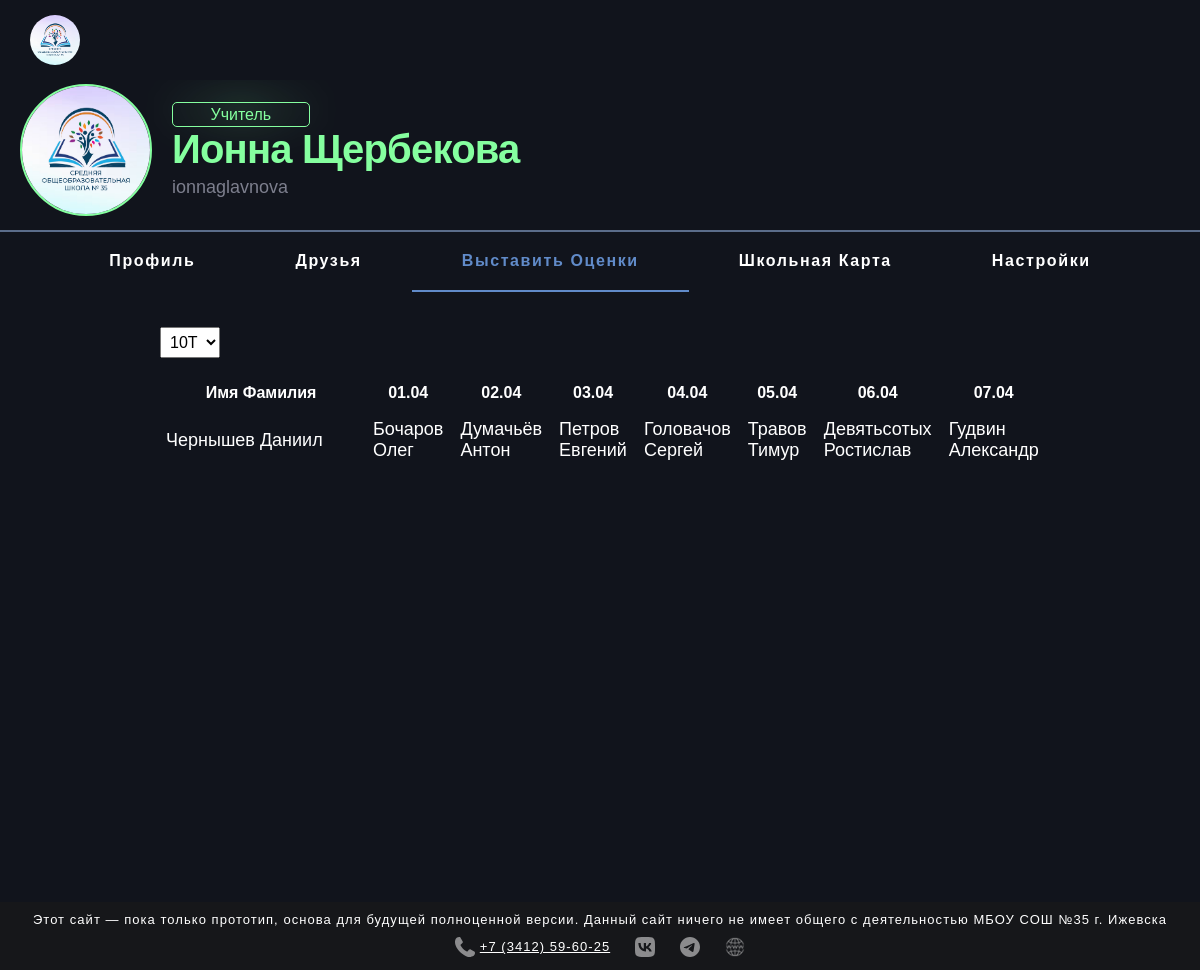
The app's page /profile/ionnaglavnova/add_grades/ (signed in) with its own data.
### accounts/models.py (models this page shows, shortened)
class User(AbstractUser):
    ROLES = (
        ('student', 'Ученик'),
        ('teacher', 'Учитель'),
    )
    role = models.CharField(max_length=10, choices=ROLES, default='student')
    classroom = models.CharField(max_length=10, blank=True, null=True, verbose_name="Класс")
    username = models.CharField(max_length=20, unique=True, blank=False)
    email = models.EmailField(max_length=20, unique=True, blank=False)
    birth_date = models.DateField(null=True, blank=True)
    phone = models.CharField(max_length=15, blank=True)
    cover = models.ImageField(upload_to=rename_file, default="profile_image/default.png", blank=True)
    is_teacher = models.BooleanField(default=False)
    lesson_name = models.CharField(max_length=20, blank=True, null=True, default=None)

### accounts/views.py (the view)
# urls.py: path('<str:username>/add_grades/', views.add_grades, name='add_grades'),
@login_required()
def add_grades(request, username):
    if request.user.is_teacher == 1 and request.user.username == username:
        date = datetime.date.today()
        month = f"{date.month:02d}"
        now = datetime.datetime.now()
        day_in_month = int(str(datetime.date(now.year, 1 if now.month == 12 else now.month + 1, 1) - datetime.timedelta(days=1)).split('-')[-1])
        users = User.objects.all().filter(classroom="10Т")
        classes = {'А': ['1', '2', '3', '4', '5', '6', '7', '8', '9'],
                   'Б': ['1', '2', '3', '4', '5', '6', '7', '8', '9'],
                   'В': ['1', '2', '3', '4', '5', '6', '7', '8', '9'],
                   'Г': ['1', '2', '3', '4', '5', '6', '7', '8', '9', '10', '11'],
                   'Д': ['1', '2', '3', '4', '5', '6', '7', '8', '9'],
                   'К': ['5', '6', '7', '8', '9'],
                   'Т': ['7', '8', '9', '10', '11']}
        return render(request, 'accounts/add-grades.html', {'cover': request.user.cover,
                                                            'classes': classes,
                                                            'users': users,
                                                            'username': request.user.username,
                                                            'n': range(1, day_in_month + 1),
                                                            "n_2": day_in_month,
                                                            "month": month
                                                            })
    else:
        return HttpResponseRedirect('/')

### accounts/templates/accounts/add-grades.html (shortened to what this page needs)
{% load static %}
<!DOCTYPE html>
<html lang="en">
<head>
    <link rel="stylesheet" href="{% static 'css/style2.css' %}">
    <link rel="stylesheet" href="{% static 'css/profile.css' %}">
    <link rel="stylesheet" href="{% static 'css/footer.css'%}">
    <link rel="stylesheet" href="{% static 'css/settings.css' %}">
    <link rel="stylesheet" href="{% static 'css/grades.css' %}">
</head>
<body>
    <header>
        <div class="logo">
            <a href="{% url 'blog_news' %}"><img src="{% static 'media/logo.png' %}" class="logo-image"></a>
        </div>
    </header>
    <main>
        <div class="user_profile">
            <img src="{{ cover.url }}" loading="lazy" class="avatar {% if user.is_superuser %}superuser_user_border{% elif user.is_teacher %} teacher_user_border{% endif %}">
            <div class="names">
                {% if user.is_superuser %}
                <div class="profile_badge">
                    <span style>STAFF</span>
                </div>
                {% elif user.is_teacher %}
                <div class="profile_badge teacher">
                    <span style>Учитель</span>
                </div>
                {% endif %}
                <span style="font-size: 40px; letter-spacing: -0.02em; font-weight:bold; margin-bottom: 5px;" class="{% if user.is_superuser %}superuser_user {% elif user.is_teacher %} teacher_user {% endif %}">{{ user.first_name }} {{ user.last_name }}</span>
                <span style="font-size: 18px; color: #c9cadd96;">{{ user.username }} {% if not user.is_teacher %} {{ user.classroom }} {% endif %}</span>
            </div>
        </div>
        <div class="razdel">
            <nav class="profile_info">
                <div class="profile route"><a href="{% url 'profile' user.username %}">Профиль</a></div>
                <div class="friends route"><a href="{% url 'friends' user.username %}">Друзья</a></div>
                <div class="grades route active"><a href="{% url 'add_grades' user.username %}"><span class="active2">Выставить Оценки</span></a></div>
                <div class="settings route"><a href="{% url 'school_card' user.username %}">Школьная Карта</a></div>
                <div class="settings route"><a href="{% url 'settings' user.username %}">Настройки</a></div>
            </nav>
        </div>
    </main>
    <section style="display: flex; justify-content: center;">
        <div class="grades-div">
            <div class="grades-class">
                <form method="GET" id="grades-class-form">
                    <select class="grades-class-select" id="grades-class-select">
                        {% for letter, numbers in classes.items %}
                            {% for number in numbers %}
                                {% if number == '10' and letter == 'Т' %} <option value="{{ number }}{{ letter }}" selected>{{ number }}{{ letter }}</option>
                                {% else %} <option value="{{ number }}{{ letter }}">{{ number }}{{ letter }}</option>
                                {% endif %}
                            {% endfor %}
                        {% endfor %}
                        </select>
                </form>
            </div>
            <div style="overflow-x: auto;">
                <table class="grades-table">
                    <thead>
                        <tr>
                            <th>Имя Фамилия</th>
                            {% for i in n %}
                            <th name="{{i}}">{% if i < 10 %}0{{i}}{% else %}{{i}}{%endif%}.{{ month }}</th>
                            {% endfor %}
                        </tr>
                    </thead>
                    <tbody id="user-list">
                        <tr>
                        {% for user in users %}
                                <td>{{ user.last_name }} {{ user.first_name }} </td>
                        {% empty %}
                                <td colspan="4">Ученики не найдены.</td>
                        {% endfor %}
                        </tr>
                    </tbody>
                </table>
            </div>
        </div>
    </section>
        <footer style="bottom: -300px;">
            <div class="footer-elements">
                <div class="footer-info-text">Этот сайт — пока только прототип, основа для будущей полноценной версии. Данный сайт ничего не имеет общего с деятельностью МБОУ СОШ №35 г. Ижевска</div>
                <div class="footer-logos">
                    <div class="footer-logo-phone"><a href="tel:73412596025"><img src="{% static 'media/phone.svg' %}">+7 (3412) 59-60-25</a></div>
                    <div class="footer-logo-vk"><a href="https://vk.com/izhevskschool35"><img src="{% static 'media/vk.svg' %}"></a></div>
                    <div class="footer-logo-telegram"><a href="https://t.me/izhevskschool35"><img src="{% static 'media/telegram.svg' %}"></a></div>
                    <div class="footer-logo-web"><a href="shkola35izhevsk-r18.gosweb.gosuslugi.ru"><img src="{% static 'media/web.png' %}"></a></div>
                </div>
            </div>
        </footer>
</body>
</html>

### accounts/static/css/style2.css (style rules this page uses)
body { background-color: #11141c; color: white; font-family: Arial, Helvetica, sans-serif; transition: all .3s ease; }
header { background: #11141c; position: fixed; display: flex; justify-content: space-between; top: 0; right: 0; left: 0; height: 50px; padding: 15px 30px; transition: all 0.2s ease; z-index: 10; }
main { display: block; height: 100%; overflow-x: hidden; overflow-y: auto; padding-top: 70px; transition: all 0.2s ease; }
a { color: #FFF; text-decoration: none; z-index: 1000; }
.logo { border-radius: 50%; display: flex; overflow: hidden; }
.logo-image { width: 50px; height: 50px; }
.avatar { width: 128px; height: 128px; border-radius: 50%; margin: 14px 20px; }
.razdel { border-top: 2px #5b6d8a solid; }
.user_profile { display: flex; position: relative; align-items: center; }
.names { display: flex; flex-direction: column; }
.profile_badge { display: flex; position: relative; align-items: center; height: 23px; width: 35%; padding: 0 7px; border: 1px #fda0a0 solid; color: #fda0a0; border-radius: 5px; justify-content: center; filter: drop-shadow(0 -5px 20px rgba(253, 160, 160, 1)); }
.teacher_user { color: #85ff9f; }
.teacher_user_border { border: 2px #85ff9f solid; }
.teacher { color: #85ff9f; border: 1px rgb(133, 255, 159) solid; filter: drop-shadow(0 -5px 20px rgba(133, 255, 159)); }
.profile_info { display: flex; justify-content: center; font-weight: 700; text-decoration: none; letter-spacing: 0.1em; }
.profile { width: auto; padding: 20px 50px; }
.grades { width: auto; padding: 20px 50px; }
.friends { width: auto; padding: 20px 50px; }
.settings { width: auto; padding: 20px 50px; }
.active { animation: 1s show ease; animation-fill-mode: forwards; }
.active2 { animation: 1s show2 ease; animation-fill-mode: forwards; color: rgba(97, 139, 201, 1) }

### static/css/footer.css (style rules this page uses)
body { margin: 0; min-height: 100vh; }
footer { display: flex; position: relative; width: 100%; bottom: 0px; font-size: 13px; letter-spacing: 0.08em; background-color: rgba(26, 26, 26, 0.692); justify-content: center; z-index: 5; }
.footer-elements { display: flex; flex-direction: column; justify-content: space-between; align-items: center; padding: 10px 10px; }
.footer-logos { display: flex; flex-direction: row; gap: 25px; margin-top: 10px ; }
.footer-logos>div>a>img { width: 20px; opacity: 0.5; transition: .6s ease; }
.footer-logos>div>a { text-decoration: underline; }
.footer-logo-phone a { display: flex; gap: 5px; align-items: center; }
.logo { border-radius: 50%; height: 50px; display: flex; overflow: hidden; transition: all .2s ease; }
.logo-image { width: 50px; height: 50px; }

### accounts/static/css/settings.css (style rules this page uses)
form { display: flex; }

### accounts/static/css/grades.css (style rules this page uses)
.grades-div { width: 75%; margin-top: 25px; }
.grades-class { padding: 10px; }
.grades-class-select { font-size: 16px; padding: 5px; }
.grades-table { border-spacing: 15px 15px; }
.grades-table td { font-size: 18px; }
section { margin-bottom: 125px; }
.grades-table th:first-child, td:first-child { position: sticky; left: 0; min-width: 190px; background-color: #11141c; z-index: 2; }

### records on screen
User: first_name "Ионна", last_name "Щербекова", username "ionnaglavnova"
User: last_name "Чернышев", first_name "Даниил"
User: last_name "Бочаров", first_name "Олег"
User: last_name "Думачьёв", first_name "Антон"
User: last_name "Петров", first_name "Евгений"
User: last_name "Головачов", first_name "Сергей"
User: last_name "Травов", first_name "Тимур"
User: last_name "Девятьсотых", first_name "Ростислав"
User: last_name "Гудвин", first_name "Александр"

### other values on screen
{{ i }} "1" "2" "3" "4" "5" "6" "7"
form field value "10Т"
